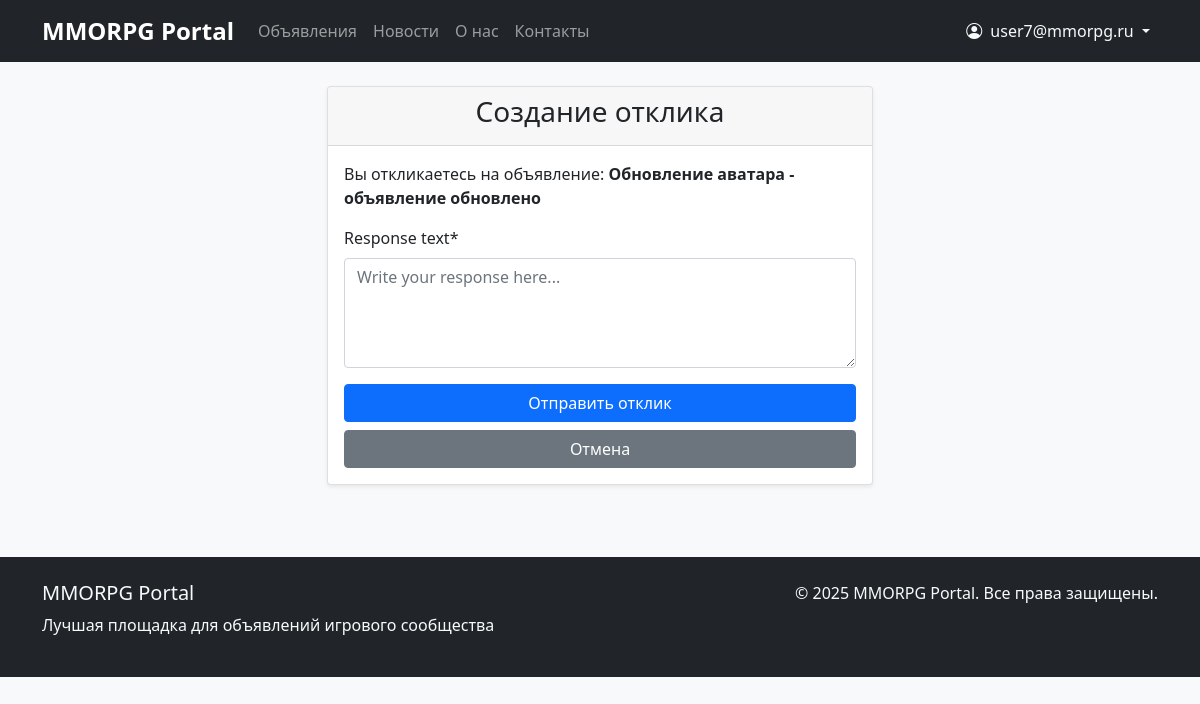
The page /posts/7/respond/ (signed in) on the database its author committed.
### appUser/models.py (models this page shows, shortened)
class CustomUser(AbstractUser):
    email = models.EmailField(_('email address'), unique=True)
    username = models.CharField(max_length=150, blank=True, null=True)
    timezone = models.CharField(max_length=50, default='UTC')
    language = models.CharField(max_length=10, choices=[('ru', 'Russian'), ('en', 'English')], default='ru')
    email_verified = models.BooleanField(default=False)  # Новое поле для подтверждения email
    USERNAME_FIELD = 'email'
    REQUIRED_FIELDS = []
    objects = CustomUserManager()
    class Meta:
        verbose_name = _('User')
        verbose_name_plural = _('Users')

### appNotification/models.py (models this page shows, shortened)
class Post(models.Model):
    CATEGORY_CHOICES = [
        ('tanks', _('Tanks')),
        ('heals', _('Heals')),
        ('dd', _('DD')),
        ('traders', _('Traders')),
        ('guildmasters', _('Guildmasters')),
        ('questgivers', _('Questgivers')),
        ('blacksmiths', _('Blacksmiths')),
        ('tanners', _('Tanners')),
        ('potionmakers', _('Potionmakers')),
        ('spellmasters', _('Spellmasters')),
    ]
    author = models.ForeignKey(User, on_delete=models.CASCADE, related_name='posts')
    category = models.CharField(max_length=20, choices=CATEGORY_CHOICES)
    title = models.CharField(max_length=255, validators=[MinLengthValidator(5)])
    content = RichTextUploadingField(
        verbose_name=_('Content'),
        help_text=_('You can use rich text editor with images, videos and formatting')
    )
    created_at = models.DateTimeField(auto_now_add=True)
    updated_at = models.DateTimeField(auto_now=True)
    subscribers = models.ManyToManyField(User, related_name='subscribed_posts', blank=True)
    image = models.ImageField(
        upload_to='posts/images/',
        blank=True,
        null=True,
        verbose_name=_('Main Image'),
        help_text=_('Main image for the post card')
    )
    video = models.FileField(
        upload_to='posts/videos/',
        blank=True,
        null=True,
        verbose_name=_('Main Video'),
        help_text=_('Main video file (optional)')
    )
    notify_subscribers = models.BooleanField(default=True, verbose_name=_('Notify subscribers'))
    class Meta:
        ordering = ['-created_at']
        verbose_name = _('Post')
        verbose_name_plural = _('Posts')

### appNotification/views.py (the view, shortened to what this page needs)
# urls.py: path('posts/<int:post_id>/respond/', views.ResponseCreateView.as_view(), name='response_create'),
class ResponseCreateView(LoginRequiredMixin, CreateView):
    model = Response
    form_class = ResponseForm
    template_name = 'appNotification/response_create.html'
    def get_context_data(self, **kwargs):
        context = super().get_context_data(**kwargs)
        context['post'] = get_object_or_404(Post, pk=self.kwargs['post_id'])
        return context

### appNotification/forms.py (shortened to what this page needs)
class ResponseForm(forms.ModelForm):
    class Meta:
        model = Response
        fields = ['text']
        widgets = {
            'text': forms.Textarea(attrs={
                'class': 'form-control',
                'rows': 4,
                'placeholder': _('Write your response here...')
            }),
        }
        labels = {
            'text': _('Response text'),
        }

### appNotification/context_processors.py (called while the page is built)
def categories(request):
    return {
        'categories': Category.objects.all(),
        'category_choices': [
            ('tanks', _('Tanks')),
            ('heals', _('Heals')),
            ('dd', _('DD')),
            ('traders', _('Traders')),
            ('guildmasters', _('Guildmasters')),
            ('questgivers', _('Questgivers')),
            ('blacksmiths', _('Blacksmiths')),
            ('tanners', _('Tanners')),
            ('potionmakers', _('Potionmakers')),
            ('spellmasters', _('Spellmasters')),
        ]
    }

def navigation_data(request):
    from .models import Post, News
    return {
        'recent_posts': Post.objects.order_by('-created_at')[:5],
        'recent_news': News.objects.order_by('-created_at')[:3],
        'posts_count': Post.objects.count(),
        'news_count': News.objects.count(),
    }

### appNotification/templates/appNotification/response_create.html (shortened to what this page needs)
{% extends 'base.html' %}
{% load crispy_forms_tags %}
{% block content %}
<div class="row justify-content-center">
    <div class="col-md-6">
        <div class="card">
            <div class="card-header">
                <h3 class="text-center">Создание отклика</h3>
            </div>
            <div class="card-body">
                <p>Вы откликаетесь на объявление: <strong>{{ post.title }}</strong></p>
                <form method="post">
                    {{ form|crispy }}
                    <div class="d-grid gap-2">
                        <button type="submit" class="btn btn-primary">Отправить отклик</button>
                        <a href="{% url 'post_detail' post.id %}" class="btn btn-secondary">Отмена</a>
                    </div>
                </form>
            </div>
        </div>
    </div>
</div>
{% endblock %}

### templates/includes/header.html (shortened to what this page needs)
<nav class="navbar navbar-expand-lg navbar-dark bg-dark">
    <div class="container">
        <a class="navbar-brand" href="{% url 'home' %}">MMORPG Portal</a>
        <div class="collapse navbar-collapse" id="navbarNav">
            <ul class="navbar-nav me-auto">
                <li class="nav-item">
                    <a class="nav-link" href="{% url 'post_list' %}">Объявления</a>
                </li>
                <li class="nav-item">
                    <a class="nav-link" href="{% url 'news_list' %}">Новости</a>
                </li>
                <li class="nav-item">
                    <a class="nav-link" href="{% url 'about' %}">О нас</a>
                </li>
                <li class="nav-item">
                    <a class="nav-link" href="{% url 'contacts' %}">Контакты</a>
                </li>
            </ul>
            <ul class="navbar-nav ms-auto">
                {% if user.is_authenticated %}
                    <li class="nav-item dropdown">
                        <a class="nav-link dropdown-toggle text-light" href="#" role="button"
                           data-bs-toggle="dropdown" aria-expanded="false">
                            <i class="bi bi-person-circle me-1"></i>
                            {% if user.first_name and user.last_name %}
                                {{ user.first_name }} {{ user.last_name }}
                            {% else %}
                                {{ user.email }}
                            {% endif %}
                        </a>
                    </li>
                {% endif %}
            </ul>
        </div>
    </div>
</nav>

### static/css/styles.css (style rules this page uses)
body { background-color: #f8f9fa; }
.navbar-brand { font-weight: bold; font-size: 1.5rem; }
.card { box-shadow: 0 0.125rem 0.25rem rgba(0, 0, 0, 0.075); margin-bottom: 1.5rem; }
.btn-primary { background-color: #0d6efd; border-color: #0d6efd; }

### rows shown on the page
CustomUser: email "user7@mmorpg.ru"
Post: title "Обновление аватара - объявление обновлено"
